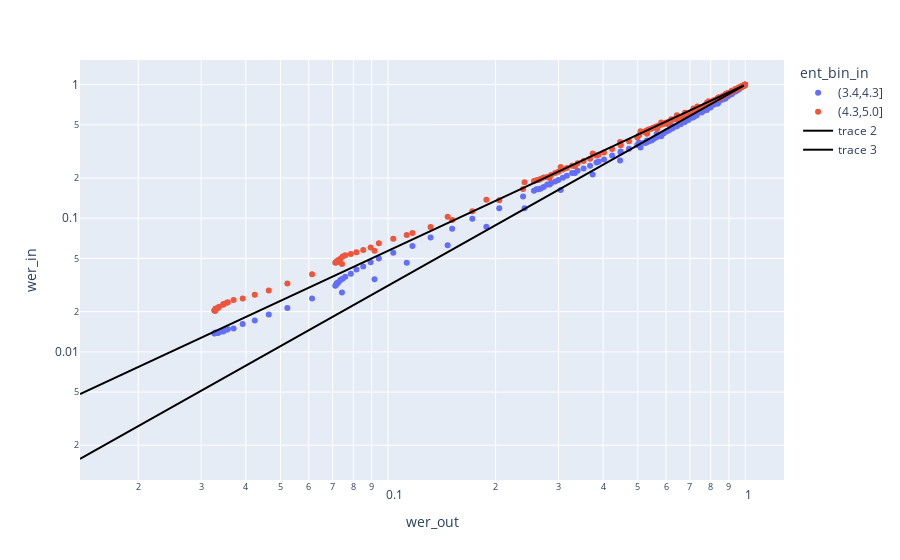

The notebook cell saved with this chart:
### Markdown cell above
## Boothroyd and Nittrouer

### Code cell
# stats

perplm = binlm = 'rnnlm_lstm_1a'

parts = ('dev-clean', 'dev-other', 'ROC', 'PRV')
binpart = 'dev-clean'
perplm = binlm = 'rnnlm_lstm_1a'

num_bins = 3
power = 0.05

bounds = bin_series(perp_df.loc[(perp_df['perplm'] == binlm) & (perp_df['part'] == binpart), 'ent'], num_bins, lower_quant=0.05, upper_quant=0.95, by_rank=True)[1]
df = perp_df.loc[(perp_df['perplm'] == perplm) & (perp_df['part'].isin(parts))].copy()
df['ent_bin'] = bin_series(df['ent'], bounds, by_rank=False, fmt="{:.01f}")[0]
bin_cats = df['ent_bin'].dtype.categories

df = df.merge(uttwer_df, on=['utt', 'part', 'len'])
df['mdl'] = (df['mdl'] + '_' + df['latlm'] + '_' + df['reslm']).map(MDL_LATLM_RESLM2RENAME).dropna()
df = agg_mean_by_lens(df, 'len', 'wer',  ['snr', 'part', 'mdl', 'ent_bin'])
df['lwer'] = np.log(df['wer'])
df = df.loc[np.isfinite(df['snr']) & (df['lwer'] < 0)].dropna()

mask = df['ent_bin'] == bin_cats[num_bins - 1]
df, df_out = df.loc[~mask], df.loc[mask]
df = df.merge(df_out, on=['snr', 'part', 'mdl'], suffixes=('_in', '_out'))
df = df.assign(ent_bin_in=df.ent_bin_in.cat.remove_unused_categories())

df = df.loc[df['mdl'] == 'W2V2-L']

fits = []
for b in (0.0, 0.1, 0.25, 0.5, 0.75, 0.9):
    df_ = df.loc[(df['wer_out'] > b)]
    for negative_log_fit in (True, False):
        fit = boothroyd_fit(df_, alpha=power, negative_log_fit=negative_log_fit)
        fit['b'] = b
        fit['nlf'] = negative_log_fit
        fits.append(fit.reset_index())
fits = pd.concat(fits).pivot(index=['nlf', 'b'], columns=['name'], values=['coef', 'se', 'ci_low', 'ci_high'])
display(fits.round(2))

fit = boothroyd_fit(df, alpha=power, negative_log_fit=True)

fig = px.scatter(df, 'wer_out', 'wer_in', color='ent_bin_in', log_x=True, log_y=True)
x = np.linspace(df['wer_in'].min(), 0.99, 100)
for bin in range(num_bins - 1):
    fit_ = fit.loc[f"ent_bin_in[{bin_cats[bin]}]"]
    y = boothroyd_func(x, fit_["coef"])
    error_up = boothroyd_func(x, fit_["ci_low"]) - y
    error_down = y - boothroyd_func(x, fit_["ci_high"])
    fig.add_scatter(
        x=x,
        y=y,
        # error_y=dict(
        #     type='data',
        #     symmetric=False,
        #     array=error_up,
        #     arrayminus=error_down,
        # ),
        line=dict(color="black"),
    )
fig.show()

# # display(pg.normality(fit['resid'].iloc[0]))

# # norm = pg.normality(df, 'k', 'ent_bin_in')
# # display(norm.round(3))
# # assert not norm.iloc[0]['normal']  # use ANOVA or Welch-ANOVA otherwise
# # assert num_bins == 3  # use kruskal otherwise
# # k_low = df.loc[df['ent_bin_in'] == bin_cats[0], 'k']
# # k_high = df.loc[df['ent_bin_in'] == bin_cats[1], 'k']
# # mwu = pg.mwu(k_low, k_high)
# # display(mwu.round(3))
# # assert mwu.iloc[0]['p-val'] < power

# # norms, krs, pts, frs, lrs = [], [], [], [], []
# # for bin in range(0, num_bins - 1):
# #     bin_ = bin_cats[bin]
# #     df_bin = df.loc[df['ent_bin_in'] == bin_]

# #     norm = pg.normality(df_bin, 'k', 'mdl', alpha=power)
# #     assert not norm.iloc[0]['normal']
# #     norms.append(norm)
# #     kr = pg.kruskal(df_bin, 'k', 'mdl')
# #     assert kr.iloc[0]['p-unc'] < power
# #     krs.append(kr)
# #     pt = pg.pairwise_tests(df_bin, 'k', 'mdl', parametric=False, alpha=power)
# #     pts.append(pt)

# #     for df_ in (norm, kr, pt):
# #         df_['ent_bin_in'] = bin_
# #         df_['dv'] = 'k'
# #         df_['iv'] = 'mdl'

# #     fr = pg.friedman(df_bin, 'k', 'snr', 'mdl')
# #     fr['ent_bin_in'], fr['dv'], fr['iv'] = bin_, 'k', 'snr'
# #     frs.append(kr)

# #     for mdl in df['mdl'].unique():
# #         df_mdl = df_bin.loc[df_bin['mdl'] == mdl]

# #         lr = pg.linear_regression(df_mdl[['lwer_out']], df_mdl['lwer_in'], add_intercept=True)
# #         lr['ent_bin_in'], lr['mdl'], lr['part'] = bin_, mdl, 'all'
# #         lrs.append(lr)
# #         px.scatter(x=np.arange(len(lr.residuals_)), y=lr.residuals_).show()
# #         display(norm)
# #         for part in parts:
# #             df_part = df_mdl.loc[df_mdl['part'] == part]
# #             lr = pg.linear_regression(df_part[['lwer_out']], df_part['lwer_in'], add_intercept=True)
# #             lr['ent_bin_in'], lr['mdl'], lr['part'] = bin_, mdl, part
# #             lrs.append(lr)


# # idx = ['ent_bin_in', 'dv', 'iv']

# # norms = pd.concat(norms).set_index(idx)
# # display(norms.round(3))

# # krs = pd.concat(krs).set_index(idx)
# # display(krs.round(3))

# # frs = pd.concat(frs).set_index(idx)
# # display(frs.round(3))

# # pts = pd.concat(pts).set_index(idx)
# # display(pts.round(3))

# # lrs = pd.concat(lrs).pivot(index=['ent_bin_in', 'mdl', 'part'], values=['coef', 'se', 'pval'], columns=['names'])
# # display(lrs.round(3))

# # x_lims = [1, 101]
# # y_lims = [1, 101]

# # fig = px.scatter(
# #     df.loc[df['mdl'].isin({'TDNN-3', 'W2V2-L'})], x='wer_out', y='wer_in', color='part', symbol='ent_bin_in',
# #     facet_col='mdl',
# #     symbol_sequence=list(range(num_bins - 1)),
# #     category_orders=dict(part=parts),
# #     labels=dict(
# #         wer_out=f"Error rate {E_I} (%) for {H_I} in {bin_cats[num_bins - 1]}",
# #         wer_in=f"Error rate {E_C} (%)",
# #     ),
# #     log_x=True, log_y=True, range_x=x_lims, range_y=y_lims,
# # )
# # for i, trace in enumerate(fig.data):
# #     if trace.mode == 'markers':
# #         name = trace.name.split(', ')
# #         if name[1] in bin_cats[1:]:
# #             trace['name'] = ''
# #             trace['showlegend']=False
# #         else:
# #             trace['name'] = name[0]
# # for bin in range(num_bins - 1):
# #     fig.add_scatter(
# #         y=[None], mode='markers',
# #         marker=dict(color='black', symbol=bin),
# #         legend="legend2",
# #         name=bin_cats[bin],
# #     )
# # for col in range(1, 3):
# #     fig.add_scatter(
# #         x=x_lims,
# #         y=x_lims,
# #         mode='lines',
# #         line=dict(color="grey", width=1, dash='dash'),
# #         showlegend=False,
# #         col=col, row=1,
# #     )
# # fig.update_traces(marker=dict(line_width=1, size=4))
# # fig.update_layout(
# #     width=DOUBLE_COL_SIZE_PX, height=COL_SIZE_PX,
# #     margin=dict(l=0, r=10, t=20, b=0),
# #     font=FONT,
# #     legend=dict(
# #         title_text='Partition',
# #         yanchor="top",
# #         y=0.99,
# #         xanchor="left",
# #         x=0.01,
# #     ),
# #     legend2=dict(
# #         title_text=f"{H_C} range",
# #         yanchor="bottom",
# #         y=0.01,
# #         xanchor="right",
# #         x=0.99,
# #     )
# # )
# # fig.for_each_annotation(lambda a: a.update(text=a.text.split("=")[-1]))
# # fig.write_image(format_fig_path('foo', binlm=binlm))

### Figure 1 — Plotly figure (JSON) as saved in the notebook; plotly's stock layout.template omitted (floating-point values rounded to 4 significant figures; data arrays with more than 128 entries replaced by an {"elided": "..."} marker saying what was removed)
{"data": [{"hovertemplate": "ent_bin_in=(3.4,4.3]<br>wer_out=%{x}<br>wer_in=%{y}<extra></extra>", "legendgroup": "(3.4,4.3]", "marker": {"color": "#636efa", "symbol": "circle"}, "mode": "markers", "name": "(3.4,4.3]", "orientation": "v", "showlegend": true, "type": "scatter", "x": {"elided": "164 float values"}, "xaxis": "x", "y": {"elided": "164 float values"}, "yaxis": "y"}, {"hovertemplate": "ent_bin_in=(4.3,5.0]<br>wer_out=%{x}<br>wer_in=%{y}<extra></extra>", "legendgroup": "(4.3,5.0]", "marker": {"color": "#EF553B", "symbol": "circle"}, "mode": "markers", "name": "(4.3,5.0]", "orientation": "v", "showlegend": true, "type": "scatter", "x": {"elided": "164 float values"}, "xaxis": "x", "y": {"elided": "164 float values"}, "yaxis": "y"}, {"line": {"color": "black"}, "type": "scatter", "x": [0.01374, 0.0236, 0.03346, 0.04332, 0.05318, 0.06304, 0.07291, 0.08277, 0.09263, 0.1025, 0.1124, 0.1222, 0.1321, 0.1419, 0.1518, 0.1617, 0.1715, 0.1814, 0.1912, 0.2011, 0.211, 0.2208, 0.2307, 0.2405, 0.2504, 0.2603, 0.2701, 0.28, 0.2899, 0.2997, 0.3096, 0.3194, 0.3293, 0.3392, 0.349, 0.3589, 0.3687, 0.3786, 0.3885, 0.3983, 0.4082, 0.418, 0.4279, 0.4378, 0.4476, 0.4575, 0.4674, 0.4772, 0.4871, 0.4969, 0.5068, 0.5167, 0.5265, 0.5364, 0.5462, 0.5561, 0.566, 0.5758, 0.5857, 0.5956, 0.6054, 0.6153, 0.6251, 0.635, 0.6449, 0.6547, 0.6646, 0.6744, 0.6843, 0.6942, 0.704, 0.7139, 0.7237, 0.7336, 0.7435, 0.7533, 0.7632, 0.7731, 0.7829, 0.7928, 0.8026, 0.8125, 0.8224, 0.8322, 0.8421, 0.8519, 0.8618, 0.8717, 0.8815, 0.8914, 0.9012, 0.9111, 0.921, 0.9308, 0.9407, 0.9506, 0.9604, 0.9703, 0.9801, 0.99], "y": [0.001578, 0.003561, 0.006023, 0.008884, 0.0121, 0.01562, 0.01944, 0.02353, 0.02787, 0.03246, 0.03727, 0.0423, 0.04754, 0.05298, 0.05861, 0.06444, 0.07044, 0.07662, 0.08298, 0.0895, 0.09618, 0.103, 0.11, 0.1172, 0.1245, 0.1319, 0.1395, 0.1473, 0.1551, 0.1631, 0.1713, 0.1796, 0.188, 0.1965, 0.2052, 0.214, 0.2229, 0.2319, 0.241, 0.2503, 0.2597, 0.2692, 0.2788, 0.2885, 0.2983, 0.3083, 0.3183, 0.3285, 0.3388, 0.3492, 0.3596, 0.3702, 0.3809, 0.3917, 0.4026, 0.4135, 0.4246, 0.4358, 0.4471, 0.4585, 0.4699, 0.4815, 0.4932, 0.5049, 0.5168, 0.5287, 0.5407, 0.5528, 0.5651, 0.5774, 0.5897, 0.6022, 0.6148, 0.6274, 0.6402, 0.653, 0.6659, 0.6789, 0.6919, 0.7051, 0.7183, 0.7317, 0.7451, 0.7585, 0.7721, 0.7858, 0.7995, 0.8133, 0.8272, 0.8411, 0.8552, 0.8693, 0.8835, 0.8978, 0.9121, 0.9265, 0.941, 0.9556, 0.9703, 0.985]}, {"line": {"color": "black"}, "type": "scatter", "x": [0.01374, 0.0236, 0.03346, 0.04332, 0.05318, 0.06304, 0.07291, 0.08277, 0.09263, 0.1025, 0.1124, 0.1222, 0.1321, 0.1419, 0.1518, 0.1617, 0.1715, 0.1814, 0.1912, 0.2011, 0.211, 0.2208, 0.2307, 0.2405, 0.2504, 0.2603, 0.2701, 0.28, 0.2899, 0.2997, 0.3096, 0.3194, 0.3293, 0.3392, 0.349, 0.3589, 0.3687, 0.3786, 0.3885, 0.3983, 0.4082, 0.418, 0.4279, 0.4378, 0.4476, 0.4575, 0.4674, 0.4772, 0.4871, 0.4969, 0.5068, 0.5167, 0.5265, 0.5364, 0.5462, 0.5561, 0.566, 0.5758, 0.5857, 0.5956, 0.6054, 0.6153, 0.6251, 0.635, 0.6449, 0.6547, 0.6646, 0.6744, 0.6843, 0.6942, 0.704, 0.7139, 0.7237, 0.7336, 0.7435, 0.7533, 0.7632, 0.7731, 0.7829, 0.7928, 0.8026, 0.8125, 0.8224, 0.8322, 0.8421, 0.8519, 0.8618, 0.8717, 0.8815, 0.8914, 0.9012, 0.9111, 0.921, 0.9308, 0.9407, 0.9506, 0.9604, 0.9703, 0.9801, 0.99], "y": [0.004827, 0.009461, 0.01461, 0.02014, 0.026, 0.03212, 0.03849, 0.04507, 0.05184, 0.05879, 0.06591, 0.07318, 0.0806, 0.08815, 0.09583, 0.1036, 0.1116, 0.1196, 0.1277, 0.136, 0.1443, 0.1528, 0.1613, 0.1699, 0.1786, 0.1874, 0.1963, 0.2052, 0.2143, 0.2234, 0.2326, 0.2418, 0.2511, 0.2605, 0.27, 0.2795, 0.2891, 0.2987, 0.3084, 0.3182, 0.328, 0.3379, 0.3479, 0.3579, 0.3679, 0.378, 0.3882, 0.3984, 0.4087, 0.419, 0.4294, 0.4398, 0.4502, 0.4608, 0.4713, 0.4819, 0.4926, 0.5033, 0.514, 0.5248, 0.5356, 0.5465, 0.5574, 0.5684, 0.5794, 0.5904, 0.6015, 0.6126, 0.6238, 0.635, 0.6463, 0.6575, 0.6689, 0.6802, 0.6916, 0.703, 0.7145, 0.726, 0.7375, 0.7491, 0.7607, 0.7724, 0.784, 0.7958, 0.8075, 0.8193, 0.8311, 0.8429, 0.8548, 0.8667, 0.8787, 0.8907, 0.9027, 0.9147, 0.9268, 0.9389, 0.951, 0.9632, 0.9754, 0.9876]}], "layout": {"legend": {"title": {"text": "ent_bin_in"}, "tracegroupgap": 0}, "margin": {"t": 60}, "xaxis": {"anchor": "y", "domain": [0, 1], "title": {"text": "wer_out"}, "type": "log"}, "yaxis": {"anchor": "x", "domain": [0, 1], "title": {"text": "wer_in"}, "type": "log"}}}
